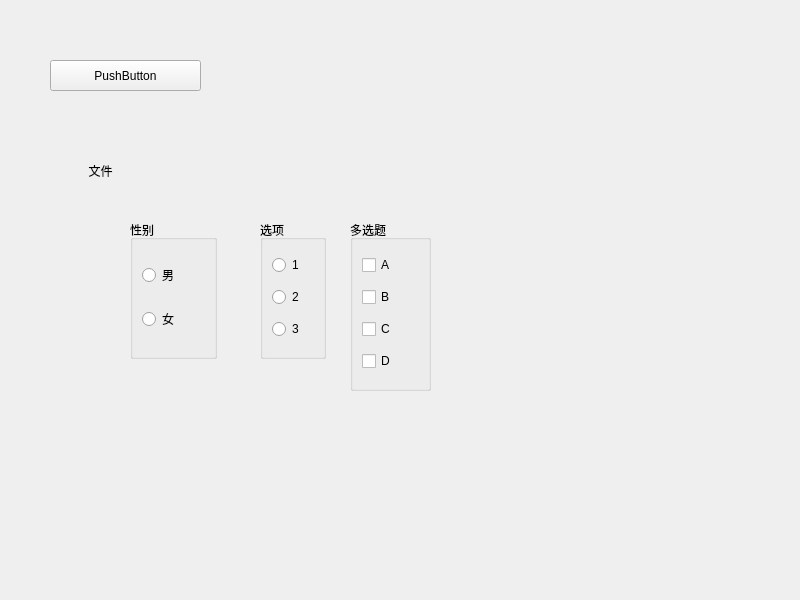
<?xml version="1.0" encoding="UTF-8"?>
<ui version="4.0">
 <class>Widget</class>
 <widget class="QWidget" name="Widget">
  <property name="geometry">
   <rect>
    <x>0</x>
    <y>0</y>
    <width>800</width>
    <height>600</height>
   </rect>
  </property>
  <property name="windowTitle">
   <string>Widget</string>
  </property>
  <widget class="QPushButton" name="pushButton">
   <property name="geometry">
    <rect>
     <x>50</x>
     <y>60</y>
     <width>151</width>
     <height>31</height>
    </rect>
   </property>
   <property name="text">
    <string>PushButton</string>
   </property>
   <property name="icon">
    <iconset resource="res.qrc">
     <normaloff>:/resources/new.png</normaloff>:/resources/new.png</iconset>
   </property>
  </widget>
  <widget class="QToolButton" name="toolButton">
   <property name="geometry">
    <rect>
     <x>50</x>
     <y>140</y>
     <width>101</width>
     <height>61</height>
    </rect>
   </property>
   <property name="text">
    <string>文件</string>
   </property>
   <property name="icon">
    <iconset resource="res.qrc">
     <normaloff>:/resources/open.png</normaloff>:/resources/open.png</iconset>
   </property>
   <property name="iconSize">
    <size>
     <width>32</width>
     <height>32</height>
    </size>
   </property>
   <property name="toolButtonStyle">
    <enum>Qt::ToolButtonStyle::ToolButtonTextBesideIcon</enum>
   </property>
   <property name="autoRaise">
    <bool>true</bool>
   </property>
  </widget>
  <widget class="QGroupBox" name="groupBox">
   <property name="geometry">
    <rect>
     <x>130</x>
     <y>220</y>
     <width>87</width>
     <height>139</height>
    </rect>
   </property>
   <property name="title">
    <string>性别</string>
   </property>
   <layout class="QVBoxLayout" name="verticalLayout">
    <item>
     <widget class="QRadioButton" name="radioButton">
      <property name="text">
       <string>男</string>
      </property>
     </widget>
    </item>
    <item>
     <widget class="QRadioButton" name="radioButton_2">
      <property name="text">
       <string>女</string>
      </property>
     </widget>
    </item>
   </layout>
  </widget>
  <widget class="QGroupBox" name="groupBox_2">
   <property name="geometry">
    <rect>
     <x>260</x>
     <y>220</y>
     <width>66</width>
     <height>139</height>
    </rect>
   </property>
   <property name="title">
    <string>选项</string>
   </property>
   <layout class="QVBoxLayout" name="verticalLayout_2">
    <item>
     <widget class="QRadioButton" name="radioButton_4">
      <property name="text">
       <string>1</string>
      </property>
     </widget>
    </item>
    <item>
     <widget class="QRadioButton" name="radioButton_5">
      <property name="text">
       <string>2</string>
      </property>
     </widget>
    </item>
    <item>
     <widget class="QRadioButton" name="radioButton_6">
      <property name="text">
       <string>3</string>
      </property>
     </widget>
    </item>
   </layout>
  </widget>
  <widget class="QGroupBox" name="groupBox_3">
   <property name="geometry">
    <rect>
     <x>350</x>
     <y>220</y>
     <width>81</width>
     <height>171</height>
    </rect>
   </property>
   <property name="title">
    <string>多选题</string>
   </property>
   <layout class="QVBoxLayout" name="verticalLayout_3">
    <item>
     <widget class="QCheckBox" name="checkBox">
      <property name="text">
       <string>A</string>
      </property>
      <property name="tristate">
       <bool>true</bool>
      </property>
     </widget>
    </item>
    <item>
     <widget class="QCheckBox" name="checkBox_2">
      <property name="text">
       <string>B</string>
      </property>
     </widget>
    </item>
    <item>
     <widget class="QCheckBox" name="checkBox_3">
      <property name="text">
       <string>C</string>
      </property>
     </widget>
    </item>
    <item>
     <widget class="QCheckBox" name="checkBox_4">
      <property name="text">
       <string>D</string>
      </property>
     </widget>
    </item>
   </layout>
  </widget>
 </widget>
 <resources>
  <include location="res.qrc"/>
 </resources>
 <connections/>
</ui>
